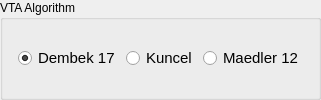
    <widget class="QGroupBox" name="vtaAlgoGB">
     <property name="title">
      <string>VTA Algorithm</string>
     </property>
     <layout class="QGridLayout" name="gridLayout_3">
      <property name="leftMargin">
       <number>15</number>
      </property>
      <property name="topMargin">
       <number>15</number>
      </property>
      <property name="rightMargin">
       <number>15</number>
      </property>
      <property name="bottomMargin">
       <number>15</number>
      </property>
      <item row="0" column="0">
       <widget class="QRadioButton" name="radioButton">
        <property name="sizePolicy">
         <sizepolicy hsizetype="Fixed" vsizetype="Fixed">
          <horstretch>0</horstretch>
          <verstretch>0</verstretch>
         </sizepolicy>
        </property>
        <property name="minimumSize">
         <size>
          <width>90</width>
          <height>0</height>
         </size>
        </property>
        <property name="font">
         <font>
          <family>Arial</family>
          <pointsize>11</pointsize>
         </font>
        </property>
        <property name="focusPolicy">
         <enum>Qt::NoFocus</enum>
        </property>
        <property name="text">
         <string>Dembek 17</string>
        </property>
        <property name="checked">
         <bool>true</bool>
        </property>
        <attribute name="buttonGroup">
         <string notr="true">vtaAlgorithm</string>
        </attribute>
       </widget>
      </item>
      <item row="0" column="1">
       <widget class="QRadioButton" name="radioButton_2">
        <property name="sizePolicy">
         <sizepolicy hsizetype="Fixed" vsizetype="Fixed">
          <horstretch>0</horstretch>
          <verstretch>0</verstretch>
         </sizepolicy>
        </property>
        <property name="minimumSize">
         <size>
          <width>70</width>
          <height>0</height>
         </size>
        </property>
        <property name="font">
         <font>
          <family>Arial</family>
          <pointsize>11</pointsize>
         </font>
        </property>
        <property name="focusPolicy">
         <enum>Qt::NoFocus</enum>
        </property>
        <property name="text">
         <string>Kuncel</string>
        </property>
        <attribute name="buttonGroup">
         <string notr="true">vtaAlgorithm</string>
        </attribute>
       </widget>
      </item>
      <item row="0" column="2">
       <widget class="QRadioButton" name="radioButton_3">
        <property name="sizePolicy">
         <sizepolicy hsizetype="Fixed" vsizetype="Fixed">
          <horstretch>0</horstretch>
          <verstretch>0</verstretch>
         </sizepolicy>
        </property>
        <property name="minimumSize">
         <size>
          <width>90</width>
          <height>0</height>
         </size>
        </property>
        <property name="font">
         <font>
          <family>Arial</family>
          <pointsize>11</pointsize>
         </font>
        </property>
        <property name="focusPolicy">
         <enum>Qt::NoFocus</enum>
        </property>
        <property name="text">
         <string>Maedler 12</string>
        </property>
        <attribute name="buttonGroup">
         <string notr="true">vtaAlgorithm</string>
        </attribute>
       </widget>
      </item>
     </layout>
    </widget>
